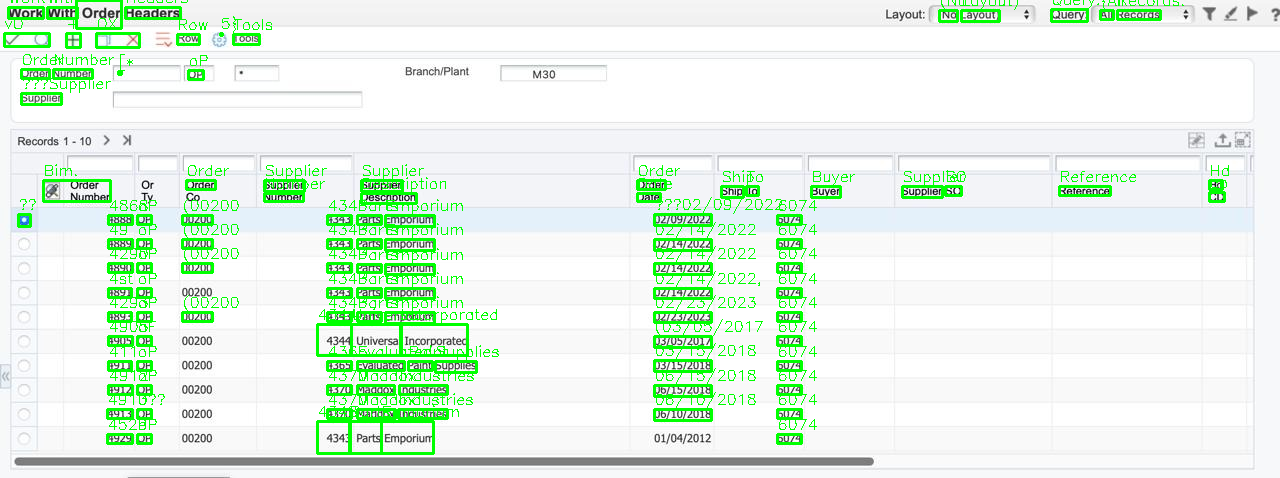
#> input picture Text Boxes.png, 1280 x 478 px
$ python -i detect_table_structure.py   (imports and definitions only)
#> lines starting #> are read from the running program, lines starting #| are printed output that depends on the picture; after the words box and inside, x2 and y2 are one past the last pixel; in counts of white or black regions, pixels touching at a corner belong together
import cv2
import numpy as np
from utils.drawings import draw_all_columns
from typing import List, Dict

class TableDetector:
    def __init__(self, horizontal_kernel_size=50, vertical_kernel_size=50):
        self.horizontal_kernel_size = horizontal_kernel_size
        self.vertical_kernel_size = vertical_kernel_size

        # Extract and merge line segments
    # [31 lines left out: functions extract_segments, merge_segments, not called in this run]


    def detect(self, filename: str):
        # === STEP 1: Detect table structure ===
#> called with filename = '../Text Boxes.png'
        img = cv2.imread(filename)
#> img is the input picture: shape (478, 1280, 3); mean B, G, R 229.2, 244, 227.3
        if img is None:
            raise ValueError(f"Could not read image from {filename}")

        height, width = img.shape[:2]
#> height = 478; width = 1280
        gray = cv2.cvtColor(img, cv2.COLOR_BGR2GRAY)
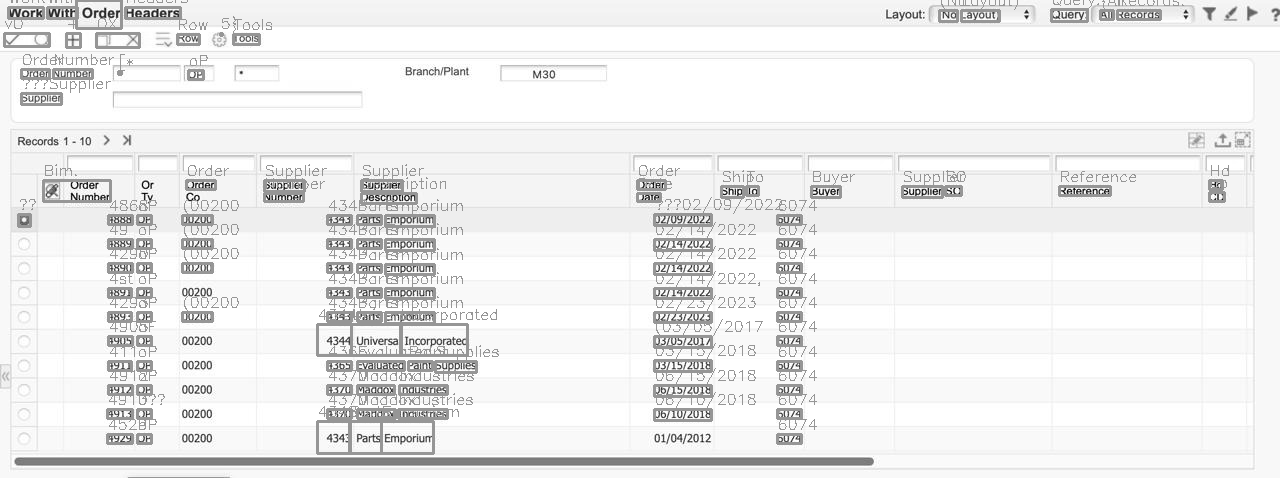
#> gray: shape (478, 1280); min 0, max 255, mean 237.3
        thresh = cv2.adaptiveThreshold(gray, 255, cv2.ADAPTIVE_THRESH_GAUSSIAN_C,
                                        cv2.THRESH_BINARY_INV, 11, 2)
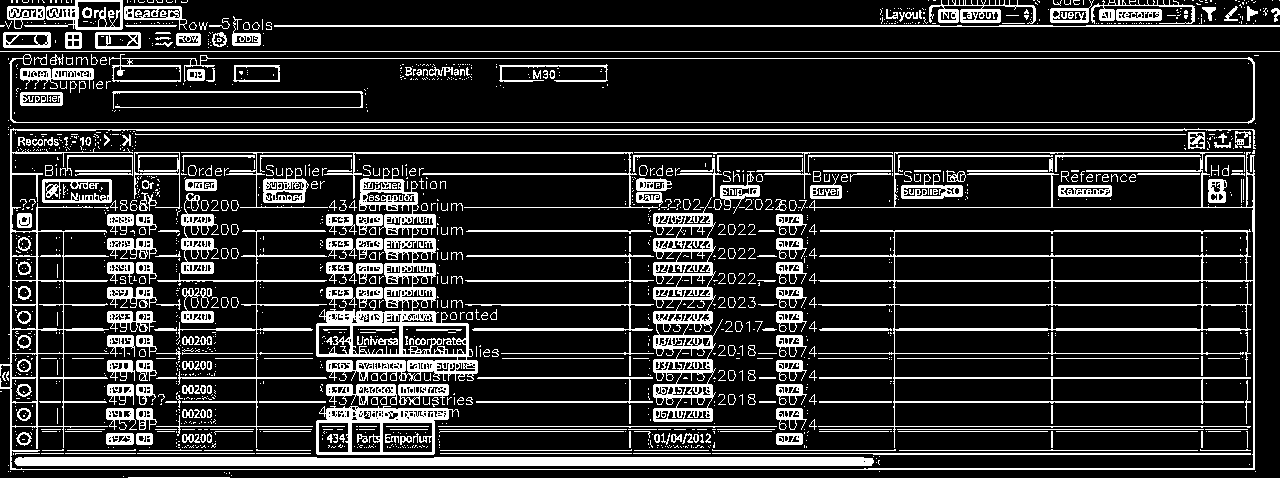
#> thresh: shape (478, 1280); 17.3% white; 1581 white regions (1144 under 20 px), largest, box (x1, y1, x2, y2) and area: (0, 128, 1256, 470) 17047, (316, 168, 478, 381) 8102, (14, 457, 874, 466) 7588

        # Detect lines
        h_kernel = cv2.getStructuringElement(cv2.MORPH_RECT, (self.horizontal_kernel_size, 1))
        h_lines = cv2.morphologyEx(thresh, cv2.MORPH_OPEN, h_kernel)
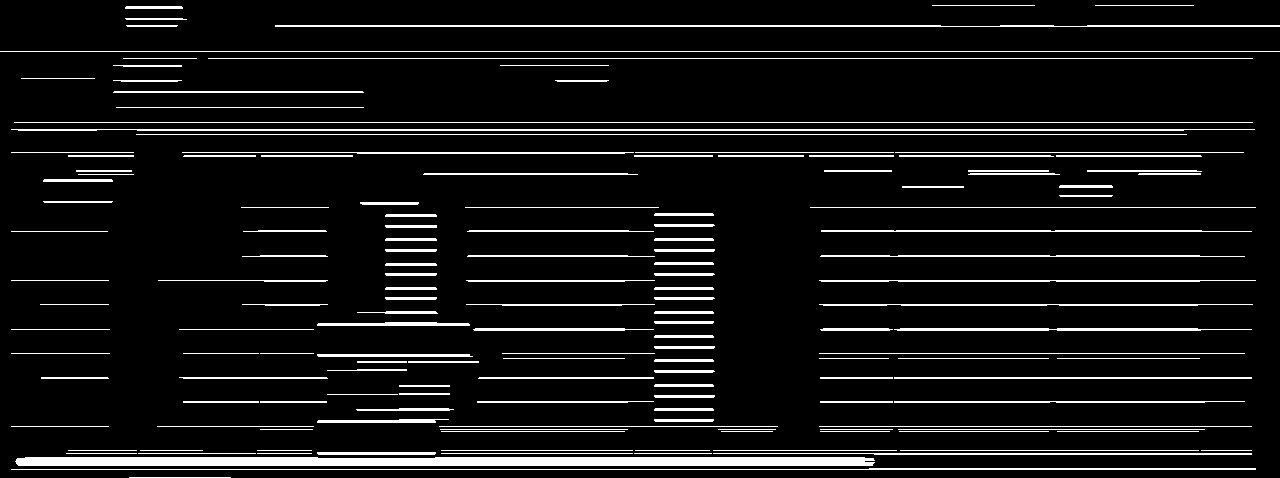
#> h_lines: shape (478, 1280); 8.2% white; 156 white regions, largest, box (x1, y1, x2, y2) and area: (15, 457, 875, 466) 7575, (11, 129, 1255, 131) 2370, (275, 25, 1280, 27) 1918

        v_kernel = cv2.getStructuringElement(cv2.MORPH_RECT, (1, self.vertical_kernel_size))
        v_lines = cv2.morphologyEx(thresh, cv2.MORPH_OPEN, v_kernel)
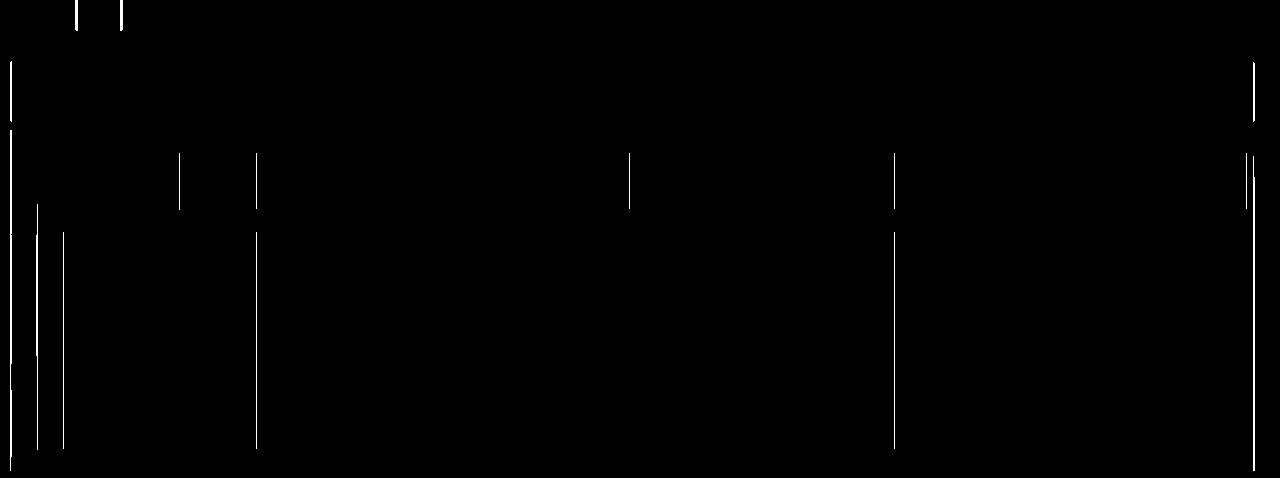
#> v_lines: shape (478, 1280); 0.49% white in thin lines or dots

#> (the run stopped early here; a loop or call above may not have finished)
